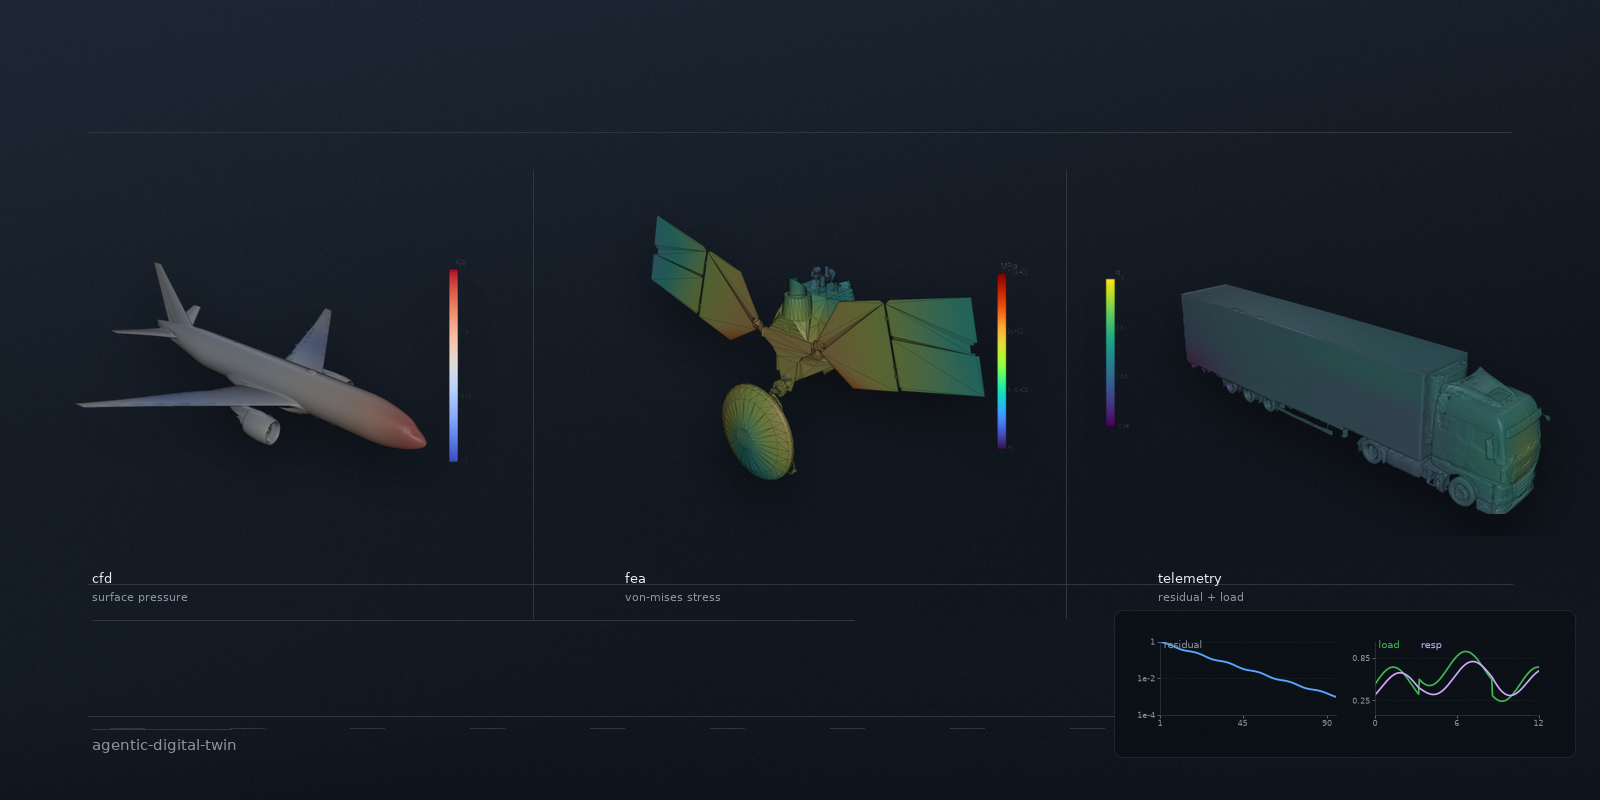

Here is the Python script that generated this plot:
# /// script
# dependencies = [
#   "matplotlib",
#   "numpy",
#   "pillow",
#   "pyvista",
# ]
# ///

from __future__ import annotations

from array import array
from dataclasses import dataclass
from pathlib import Path
import io
import json
import os
import struct

import matplotlib

matplotlib.use("Agg")

from matplotlib import font_manager
import matplotlib.pyplot as plt
import numpy as np
from PIL import Image, ImageDraw, ImageFilter, ImageFont


# Model sources and licenses:
# - aircraft: NASA Airborne Science Program, "B777 - LaRC",
#   https://airbornescience.nasa.gov/3d-models/ and direct model
#   https://airbornescience.nasa.gov/3d-models/models/B777_LARC_AIR_0626.glb
#   License/use: NASA media guidelines. NASA 3D model polygon data and texture
#   maps are generally not subject to copyright in the United States; NASA
#   should be acknowledged and endorsement must not be implied.
# - spacecraft: NASA/JPL-Caltech, "Mars Reconnaissance Orbiter, 3D Model",
#   https://science.nasa.gov/resource/mars-reconnaissance-orbiter-3d-model/
#   direct model:
#   https://assets.science.nasa.gov/content/dam/science/psd/mars/resources/gltf_files/24884_MRO.glb
#   License/use: NASA media guidelines. NASA 3D model polygon data and texture
#   maps are generally not subject to copyright in the United States; NASA
#   should be acknowledged and endorsement must not be implied.
# - truck: Artec 3D, "Semi-trailer truck",
#   https://www.artec3d.com/3d-models/semi-trailer-truck and direct model
#   https://cdn.artec3d.com/content-hub-3dmodels/truck.zip?VersionId=rXdmdvKc7U9APKSKOVXygNcqO8QEWe5a
#   License/use: Creative Commons Attribution 3.0 Unported, attribution to
#   Artec 3D. The extracted archive also includes truck/license.txt.


WIDTH = 1600
HEIGHT = 800
DPI = 100
BG = "#0d1117"
BG_RGB = (13, 17, 23)
INK = "#e6edf3"
FG = "#c9d1d9"
MUTED = "#8b949e"
GRID = "#30363d"
ACCENT = "#58a6ff"
MODEL_DIR = Path(__file__).resolve().parent / "models"
COLUMN_LEFTS = (0, WIDTH // 3, (WIDTH * 2) // 3, WIDTH)
MODEL_Y = 136
LABEL_Y = 570
CHART_PANEL_SIZE = (462, 148)


@dataclass(frozen=True)
class ModelAudit:
    key: str
    title: str
    path: str
    source_url: str
    license: str
    triangles: int
    render_triangles: int | None = None


@dataclass(frozen=True)
class Rendered:
    aircraft: Image.Image
    spacecraft: Image.Image
    truck: Image.Image
    audits: tuple[ModelAudit, ...]


def png_size(path: Path) -> tuple[int, int]:
    with path.open("rb") as fh:
        header = fh.read(24)
    return struct.unpack(">II", header[16:24])


def hex_to_rgba(hex_color: str, alpha: int = 255) -> tuple[int, int, int, int]:
    hex_color = hex_color.lstrip("#")
    return (
        int(hex_color[0:2], 16),
        int(hex_color[2:4], 16),
        int(hex_color[4:6], 16),
        alpha,
    )


def load_font(size: int, weight: str = "regular") -> ImageFont.FreeTypeFont:
    props = font_manager.FontProperties(family="DejaVu Sans", weight=weight)
    path = font_manager.findfont(props, fallback_to_default=True)
    return ImageFont.truetype(path, size=size)


def require_file(path: Path) -> Path:
    if not path.exists():
        raise FileNotFoundError(f"required real model file missing: {path}")
    if path.stat().st_size == 0:
        raise ValueError(f"required real model file is empty: {path}")
    return path


def make_background() -> Image.Image:
    yy, xx = np.mgrid[0:HEIGHT, 0:WIDTH]
    base = np.array(BG_RGB, dtype=float)
    vertical = (1.0 - yy / HEIGHT)[:, :, None] * np.array([7.0, 9.0, 12.0])
    diagonal = np.clip(1.0 - (0.62 * xx / WIDTH + 0.85 * yy / HEIGHT), 0, 1)[:, :, None]
    diagonal = diagonal * np.array([10.0, 14.0, 18.0])
    lower_band = np.exp(-((yy - 690) / 180) ** 2)[:, :, None] * np.array([3.0, 5.0, 7.0])
    rng = np.random.default_rng(31)
    noise = rng.normal(0, 1.25, size=(HEIGHT, WIDTH, 1))
    arr = np.clip(base + vertical + diagonal + lower_band + noise, 0, 255).astype(np.uint8)
    return Image.fromarray(arr, "RGB").convert("RGBA")


def add_background_lines(image: Image.Image) -> None:
    draw = ImageDraw.Draw(image, "RGBA")
    for y, alpha in ((132, 38), (584, 32), (716, 34)):
        draw.line((88, y, WIDTH - 88, y), fill=hex_to_rgba(GRID, alpha), width=1)
    for x in COLUMN_LEFTS[1:-1]:
        draw.line((x, 170, x, 618), fill=hex_to_rgba(GRID, 16), width=1)
    for x in range(110, WIDTH - 80, 120):
        draw.line((x, 728, x + 34, 728), fill=hex_to_rgba(GRID, 22), width=1)


def paste_with_shadow(base: Image.Image, overlay: Image.Image, xy: tuple[int, int], shadow_offset=(0, 22)) -> None:
    overlay = overlay.convert("RGBA")
    alpha = overlay.getchannel("A")
    if alpha.getextrema() == (255, 255):
        base.alpha_composite(overlay, xy)
        return
    shadow_alpha = alpha.filter(ImageFilter.GaussianBlur(26)).point(lambda p: int(p * 0.45))
    shadow = Image.new("RGBA", overlay.size, (0, 0, 0, 0))
    shadow.putalpha(shadow_alpha)
    base.alpha_composite(shadow, (xy[0] + shadow_offset[0], xy[1] + shadow_offset[1]))
    base.alpha_composite(overlay, xy)


def resize_render(image: Image.Image, size: tuple[int, int]) -> Image.Image:
    return image.convert("RGBA").resize(size, Image.Resampling.LANCZOS)


def setup_pyvista(size: tuple[int, int]):
    import pyvista as pv

    os.environ.setdefault("PYVISTA_OFF_SCREEN", "true")
    pv.OFF_SCREEN = True
    pv.global_theme.background = BG
    pv.global_theme.font.color = FG
    plotter = pv.Plotter(off_screen=True, window_size=(size[0] * 2, size[1] * 2), lighting="none")
    plotter.set_background(BG)
    try:
        plotter.enable_anti_aliasing("ssaa")
    except Exception:
        plotter.enable_anti_aliasing("msaa")
    try:
        plotter.enable_eye_dome_lighting()
    except Exception:
        pass
    return plotter, pv


def add_lighting(plotter, pv, key=(5.0, -6.0, 5.0), fill=(-4.0, 3.0, 3.0), rim=(0.0, 5.0, 4.0)) -> None:
    plotter.add_light(pv.Light(position=key, focal_point=(0, 0, 0), intensity=1.22, color="#ffffff"))
    plotter.add_light(pv.Light(position=fill, focal_point=(0, 0, 0), intensity=0.44, color="#9ecbff"))
    plotter.add_light(pv.Light(position=rim, focal_point=(0, 0, 0), intensity=0.32, color="#d2a8ff"))


def scalar_bar_args(title: str, pos=(0.86, 0.22), height=0.50) -> dict:
    return {
        "title": title,
        "title_font_size": 18,
        "label_font_size": 14,
        "n_labels": 4,
        "fmt": "%.2g",
        "color": FG,
        "position_x": pos[0],
        "position_y": pos[1],
        "width": 0.050,
        "height": height,
        "vertical": True,
        "font_family": "arial",
    }


def screenshot_plotter(plotter, final_size: tuple[int, int]) -> Image.Image:
    arr = plotter.screenshot(return_img=True, transparent_background=True)
    plotter.close()
    mode = "RGB" if arr.ndim == 3 and arr.shape[2] == 3 else "RGBA"
    image = Image.fromarray(arr, mode).convert("RGBA")
    return image.resize(final_size, Image.Resampling.LANCZOS)


def collect_surfaces(dataset) -> list:
    import pyvista as pv

    if isinstance(dataset, pv.MultiBlock):
        meshes = []
        for block in dataset:
            if block is not None:
                meshes.extend(collect_surfaces(block))
        return meshes
    if getattr(dataset, "n_points", 0) == 0:
        return []
    return [dataset.extract_surface(algorithm="dataset_surface").triangulate()]


def merge_meshes(meshes: list):
    if not meshes:
        raise ValueError("model loaded but did not contain polygonal mesh data")
    mesh = meshes[0].copy(deep=True)
    for other in meshes[1:]:
        mesh = mesh.merge(other, merge_points=False)
    return safe_normals(mesh.clean().triangulate())


def safe_normals(mesh):
    try:
        return mesh.compute_normals(
            point_normals=True,
            cell_normals=False,
            consistent_normals=True,
            auto_orient_normals=True,
            non_manifold_traversal=False,
        )
    except Exception:
        return mesh


def load_pyvista_model(path: Path):
    import pyvista as pv

    require_file(path)
    dataset = pv.read(path)
    mesh = merge_meshes(collect_surfaces(dataset))
    if mesh.n_cells <= 0 or mesh.n_points <= 0:
        raise ValueError(f"model did not load into usable triangles: {path}")
    return mesh


def normalize_points(points: np.ndarray, axes: tuple[int, int, int], target_extent: float) -> np.ndarray:
    pts = points[:, axes].astype(float, copy=True)
    center = (pts.min(axis=0) + pts.max(axis=0)) / 2.0
    pts -= center
    max_extent = float((pts.max(axis=0) - pts.min(axis=0)).max())
    if max_extent <= 0:
        raise ValueError("mesh has zero extent after loading")
    pts *= target_extent / max_extent
    return pts


def orient_mesh(mesh, axes: tuple[int, int, int], target_extent: float, flip_x: bool = False, z_offset: float = 0.0):
    out = mesh.copy(deep=True)
    pts = normalize_points(out.points, axes, target_extent)
    if flip_x:
        pts[:, 0] *= -1
    pts[:, 2] += z_offset
    out.points = pts
    return safe_normals(out)


def aircraft_cp(points: np.ndarray) -> np.ndarray:
    x, y, z = points[:, 0], points[:, 1], points[:, 2]
    x0 = (x - x.min()) / max(float(x.max() - x.min()), 1e-9)
    y_abs = np.abs(y)
    span = max(float(y_abs.max()), 1e-9)
    top = np.clip((z - np.percentile(z, 42)) / max(np.ptp(z), 1e-9), 0, 1)
    nose_pressure = 1.05 * np.exp(-((x0 - 0.98) / 0.12) ** 2 - (y_abs / 0.75) ** 2)
    wing_band = np.exp(-(((y_abs / span) - 0.52) / 0.27) ** 2 - ((x0 - 0.50) / 0.32) ** 2)
    wing_suction = -1.28 * wing_band * (0.70 + 0.30 * top)
    wing_leading = 0.58 * np.exp(-(((y_abs / span) - 0.50) / 0.30) ** 2 - ((x0 - 0.67) / 0.13) ** 2)
    fuselage_suction = -0.82 * np.exp(-((x0 - 0.56) / 0.34) ** 2) * (0.35 + 0.65 * top)
    tail = -0.45 * np.exp(-((x0 - 0.12) / 0.16) ** 2 - (y_abs / 0.72) ** 2)
    ripple = 0.14 * np.sin(4.2 * y + 1.4 * x)
    return np.clip(nose_pressure + wing_suction + wing_leading + fuselage_suction + tail + ripple, -1.65, 1.10)


def mro_vm(points: np.ndarray) -> np.ndarray:
    x, y, z = points[:, 0], points[:, 1], points[:, 2]
    x_abs = np.abs(x)
    x_span = max(float(x_abs.max()), 1e-9)
    y_span = max(float(np.abs(y).max()), 1e-9)
    z_span = max(float(np.ptp(z)), 1e-9)
    core = 112.0 * np.exp(-(x / 1.18) ** 2 - (y / 1.05) ** 2 - (z / 1.25) ** 2)
    panel_roots = 175.0 * np.exp(-((x_abs - 1.08) / 0.38) ** 2 - (y / 0.72) ** 2 - ((z - 0.16) / 1.4) ** 2)
    panel_modes = 84.0 * (x_abs / x_span) ** 1.35 * (0.48 + 0.52 * np.sin(2.9 * x + 1.1 * z) ** 2)
    antenna = 128.0 * np.exp(-((y + 0.56 * y_span) / 0.64) ** 2 - ((x + 0.15) / 1.55) ** 2 - ((z + 0.12 * z_span) / 1.10) ** 2)
    bus_corners = 62.0 * (np.sin(2.6 * x) ** 2 + 0.58 * np.cos(3.2 * y + 0.7 * z) ** 2)
    return np.clip(45.0 + core + panel_roots + panel_modes + antenna + bus_corners, 45, 420)


def truck_q(points: np.ndarray) -> np.ndarray:
    x, y, z = points[:, 0], points[:, 1], points[:, 2]
    x0 = (x - x.min()) / max(float(x.max() - x.min()), 1e-9)
    z0 = (z - z.min()) / max(float(z.max() - z.min()), 1e-9)
    stagnation = 0.94 * np.exp(-((x0 - 0.96) / 0.10) ** 2 - (y / 0.58) ** 2 - ((z0 - 0.48) / 0.38) ** 2)
    roof = 0.36 * np.exp(-((z0 - 0.88) / 0.16) ** 2 - ((x0 - 0.72) / 0.24) ** 2)
    wake = -0.52 * np.exp(-((x0 - 0.05) / 0.17) ** 2 - (z0 / 0.50) ** 2)
    flank = 0.16 * np.cos(2.9 * y) + 0.10 * np.sin(5.0 * x0)
    return np.clip(stagnation + roof + wake + flank, -0.58, 1.30)


def add_scalar(mesh, name: str, values: np.ndarray):
    out = mesh.copy(deep=True)
    out.point_data[name] = values.astype(np.float32)
    return out


def render_mesh(
    mesh,
    scalar: str,
    cmap: str,
    clim: tuple[float, float],
    bar_title: str,
    size: tuple[int, int],
    camera_position,
    zoom: float,
    bar_pos=(0.86, 0.22),
    bar_height=0.50,
    show_edges: bool = False,
) -> Image.Image:
    plotter, pv = setup_pyvista(size)
    add_lighting(plotter, pv)
    plotter.add_mesh(
        mesh,
        scalars=scalar,
        cmap=cmap,
        clim=clim,
        smooth_shading=True,
        split_sharp_edges=True,
        pbr=True,
        metallic=0.04,
        roughness=0.46,
        ambient=0.18,
        diffuse=0.72,
        specular=0.36,
        specular_power=34,
        show_edges=show_edges,
        edge_color="#dbe7ff",
        line_width=0.16,
        scalar_bar_args=scalar_bar_args(bar_title, pos=bar_pos, height=bar_height),
    )
    plotter.camera_position = camera_position
    plotter.camera.zoom(zoom)
    return screenshot_plotter(plotter, size)


def build_truck_cache(obj_path: Path, cache_path: Path, meta_path: Path, cell: float = 60.0):
    import pyvista as pv

    require_file(obj_path)
    print(f"building truck render mesh cache from {obj_path.name} at {cell:g} mm cells")
    vertex_map = array("I", [0])
    clusters: dict[tuple[int, int, int], int] = {}
    sums: list[list[float]] = []
    counts: list[int] = []
    original_vertices = 0

    with obj_path.open("r", encoding="utf-8", errors="ignore") as fh:
        for line in fh:
            if not line.startswith("v "):
                continue
            _, xs, ys, zs = line.split()[:4]
            x, y, z = float(xs), float(ys), float(zs)
            key = (round(x / cell), round(y / cell), round(z / cell))
            idx = clusters.get(key)
            if idx is None:
                idx = len(sums)
                clusters[key] = idx
                sums.append([x, y, z])
                counts.append(1)
            else:
                sums[idx][0] += x
                sums[idx][1] += y
                sums[idx][2] += z
                counts[idx] += 1
            vertex_map.append(idx)
            original_vertices += 1

    points = np.asarray(sums, dtype=np.float32)
    points /= np.asarray(counts, dtype=np.float32)[:, None]

    seen: set[tuple[int, int, int]] = set()
    faces: list[tuple[int, int, int]] = []
    original_triangles = 0
    degenerate = 0

    def obj_index(token: str) -> int:
        raw = int(token.split("/")[0])
        return raw if raw >= 0 else original_vertices + raw + 1

    with obj_path.open("r", encoding="utf-8", errors="ignore") as fh:
        for line in fh:
            if not line.startswith("f "):
                continue
            vertices = [vertex_map[obj_index(part)] for part in line.split()[1:]]
            if len(vertices) < 3:
                continue
            for i in range(1, len(vertices) - 1):
                tri = (vertices[0], vertices[i], vertices[i + 1])
                original_triangles += 1
                if tri[0] == tri[1] or tri[1] == tri[2] or tri[0] == tri[2]:
                    degenerate += 1
                    continue
                key = tuple(sorted(tri))
                if key in seen:
                    continue
                seen.add(key)
                faces.append(tri)

    face_data = np.empty((len(faces), 4), dtype=np.int64)
    face_data[:, 0] = 3
    face_data[:, 1:] = np.asarray(faces, dtype=np.int64)
    mesh = safe_normals(pv.PolyData(points, face_data.ravel()).clean().triangulate())
    mesh.save(cache_path)
    meta = {
        "source": str(obj_path),
        "cell_mm": cell,
        "original_vertices": original_vertices,
        "original_triangles": original_triangles,
        "degenerate_after_clustering": degenerate,
        "render_vertices": int(mesh.n_points),
        "render_triangles": int(mesh.n_cells),
    }
    meta_path.write_text(json.dumps(meta, indent=2), encoding="utf-8")
    return mesh, meta


def load_truck_render_mesh():
    import pyvista as pv

    obj_path = MODEL_DIR / "truck" / "Truck.obj"
    cache_path = MODEL_DIR / "truck" / "Truck_clustered_60mm.vtp"
    meta_path = MODEL_DIR / "truck" / "Truck_clustered_60mm.json"
    if cache_path.exists() and meta_path.exists():
        mesh = pv.read(cache_path).extract_surface(algorithm="dataset_surface").triangulate()
        if mesh.n_cells <= 0:
            raise ValueError(f"cached truck mesh is invalid: {cache_path}")
        return safe_normals(mesh), json.loads(meta_path.read_text())
    return build_truck_cache(obj_path, cache_path, meta_path)


def render_aircraft() -> tuple[Image.Image, ModelAudit]:
    path = MODEL_DIR / "b777_larc_air_0626.glb"
    mesh = orient_mesh(load_pyvista_model(path), axes=(2, 0, 1), target_extent=5.5, flip_x=False)
    mesh = add_scalar(mesh, "Cp", aircraft_cp(mesh.points))
    image = render_mesh(
        mesh,
        scalar="Cp",
        cmap="coolwarm",
        clim=(-1.65, 1.10),
        bar_title="Cp",
        size=(690, 505),
        camera_position=[(5.7, -5.9, 3.0), (0.05, 0.0, 0.05), (0, 0, 1)],
        zoom=0.86,
        bar_pos=(0.865, 0.22),
        bar_height=0.48,
    )
    return image, ModelAudit(
        key="aircraft",
        title="NASA B777 - LaRC",
        path=str(path.relative_to(Path(__file__).resolve().parent)),
        source_url="https://airbornescience.nasa.gov/3d-models/models/B777_LARC_AIR_0626.glb",
        license="NASA media guidelines; generally not subject to US copyright",
        triangles=int(mesh.n_cells),
    )


def render_spacecraft() -> tuple[Image.Image, ModelAudit]:
    path = MODEL_DIR / "mars_reconnaissance_orbiter_a.glb"
    mesh = orient_mesh(load_pyvista_model(path), axes=(0, 1, 2), target_extent=5.0, flip_x=False, z_offset=-0.05)
    mesh = add_scalar(mesh, "vm", mro_vm(mesh.points))
    image = render_mesh(
        mesh,
        scalar="vm",
        cmap="turbo",
        clim=(45, 420),
        bar_title="MPa",
        size=(620, 500),
        camera_position=[(5.3, -5.9, 3.45), (0, 0, 0.05), (0, 0, 1)],
        zoom=0.98,
        bar_pos=(0.895, 0.25),
        bar_height=0.44,
        show_edges=True,
    )
    return image, ModelAudit(
        key="spacecraft",
        title="NASA Mars Reconnaissance Orbiter GLB",
        path=str(path.relative_to(Path(__file__).resolve().parent)),
        source_url="https://science.nasa.gov/resource/mars-reconnaissance-orbiter-3d-model/",
        license="NASA/JPL-Caltech; NASA media guidelines",
        triangles=int(mesh.n_cells),
    )


def render_truck() -> tuple[Image.Image, ModelAudit]:
    mesh, meta = load_truck_render_mesh()
    mesh = orient_mesh(mesh, axes=(1, 0, 2), target_extent=5.6, flip_x=False, z_offset=-0.28)
    mesh = add_scalar(mesh, "q", truck_q(mesh.points))
    image = render_mesh(
        mesh,
        scalar="q",
        cmap="viridis",
        clim=(-0.58, 1.30),
        bar_title="q",
        size=(620, 440),
        camera_position=[(5.0, -5.1, 2.8), (0.04, 0, 0.28), (0, 0, 1)],
        zoom=0.90,
        bar_pos=(0.045, 0.24),
        bar_height=0.44,
    )
    return image, ModelAudit(
        key="truck",
        title="Artec 3D Semi-trailer truck",
        path="models/truck/Truck.obj",
        source_url="https://www.artec3d.com/3d-models/semi-trailer-truck",
        license="Creative Commons Attribution 3.0 Unported; attribute Artec 3D",
        triangles=int(meta["original_triangles"]),
        render_triangles=int(meta["render_triangles"]),
    )


def render_all() -> Rendered:
    aircraft, aircraft_audit = render_aircraft()
    spacecraft, spacecraft_audit = render_spacecraft()
    truck, truck_audit = render_truck()
    return Rendered(aircraft, spacecraft, truck, (aircraft_audit, spacecraft_audit, truck_audit))


def mpl_render_to_image(fig: plt.Figure) -> Image.Image:
    buf = io.BytesIO()
    fig.savefig(buf, format="png", dpi=DPI, transparent=True, facecolor=(0, 0, 0, 0), edgecolor=(0, 0, 0, 0))
    plt.close(fig)
    buf.seek(0)
    return Image.open(buf).convert("RGBA")


def style_chart_axis(ax: plt.Axes) -> None:
    ax.set_facecolor((0, 0, 0, 0))
    ax.tick_params(axis="both", colors=MUTED, labelsize=6, width=0.45, length=2.5, pad=1)
    ax.spines["top"].set_visible(False)
    ax.spines["right"].set_visible(False)
    for side in ("bottom", "left"):
        ax.spines[side].set_color(GRID)
        ax.spines[side].set_linewidth(0.55)
    ax.grid(True, which="major", axis="y", color=GRID, linewidth=0.45, alpha=0.35)


def render_charts(size=(510, 136)) -> Image.Image:
    w, h = size
    fig = plt.figure(figsize=(w / DPI, h / DPI), dpi=DPI, facecolor=(0, 0, 0, 0))
    ax1 = fig.add_axes([0.07, 0.24, 0.41, 0.62])
    ax2 = fig.add_axes([0.57, 0.24, 0.38, 0.62])
    for ax in (ax1, ax2):
        style_chart_axis(ax)

    iterations = np.arange(1, 96)
    residual = np.exp(-iterations / 13.5) * (1 + 0.10 * np.sin(iterations * 0.38)) + 1.4e-4
    ax1.semilogy(iterations, residual, color=ACCENT, linewidth=1.35)
    ax1.set_xlim(1, 95)
    ax1.set_ylim(1e-4, 1)
    ax1.set_xticks([1, 45, 90])
    ax1.set_yticks([1e-4, 1e-2, 1])
    ax1.set_yticklabels(["1e-4", "1e-2", "1"])
    ax1.text(0.02, 0.91, "residual", transform=ax1.transAxes, color=MUTED, fontsize=7)

    t = np.linspace(0, 12, 260)
    load = 0.48 + 0.24 * np.sin(1.18 * t) + 0.22 * ((t > 3.2) & (t < 8.6))
    response = 0.44 + 0.20 * np.sin(1.18 * t - 0.58) + 0.17 * (1 - np.exp(-0.68 * np.maximum(t - 3.2, 0)))
    response -= 0.12 * (1 - np.exp(-1.05 * np.maximum(t - 8.6, 0)))
    ax2.plot(t, load, color="#3fb950", linewidth=1.2)
    ax2.plot(t, response, color="#d2a8ff", linewidth=1.2)
    ax2.set_xlim(0, 12)
    ax2.set_ylim(0.05, 1.08)
    ax2.set_xticks([0, 6, 12])
    ax2.set_yticks([0.25, 0.85])
    ax2.text(0.02, 0.91, "load", transform=ax2.transAxes, color="#3fb950", fontsize=7)
    ax2.text(0.28, 0.91, "resp", transform=ax2.transAxes, color="#d2a8ff", fontsize=7)
    return mpl_render_to_image(fig)


def draw_text_layer(image: Image.Image) -> None:
    draw = ImageDraw.Draw(image, "RGBA")
    label_font = load_font(13, "regular")
    small_font = load_font(11, "regular")
    wordmark_font = load_font(15, "regular")
    labels = [
        ((COLUMN_LEFTS[0] + 92, LABEL_Y), "cfd", "surface pressure"),
        ((COLUMN_LEFTS[1] + 92, LABEL_Y), "fea", "von-mises stress"),
        ((COLUMN_LEFTS[2] + 92, LABEL_Y), "telemetry", "residual + load"),
    ]
    for (x, y), main, detail in labels:
        draw.text((x, y), main, fill=hex_to_rgba(INK, 224), font=label_font)
        draw.text((x, y + 20), detail, fill=hex_to_rgba(MUTED, 176), font=small_font)
    draw.text((92, 736), "agentic-digital-twin", fill=hex_to_rgba(MUTED, 214), font=wordmark_font)
    draw.line((92, 729, 231, 729), fill=hex_to_rgba(GRID, 90), width=1)


def centered_column_xy(column: int, size: tuple[int, int], y: int = MODEL_Y) -> tuple[int, int]:
    left = COLUMN_LEFTS[column]
    right = COLUMN_LEFTS[column + 1]
    return (left + (right - left - size[0]) // 2, y)


def composite(rendered: Rendered) -> Image.Image:
    canvas = make_background()
    add_background_lines(canvas)
    draw = ImageDraw.Draw(canvas, "RGBA")

    aircraft_size = (500, 420)
    spacecraft_size = (500, 420)
    truck_size = (500, 356)
    aircraft = resize_render(rendered.aircraft, aircraft_size)
    spacecraft = resize_render(rendered.spacecraft, spacecraft_size)
    truck = resize_render(rendered.truck, truck_size)
    charts = render_charts((430, 118))

    paste_with_shadow(canvas, aircraft, centered_column_xy(0, aircraft_size))
    paste_with_shadow(canvas, spacecraft, centered_column_xy(1, spacecraft_size))
    paste_with_shadow(canvas, truck, centered_column_xy(2, truck_size, y=158))

    chart_panel = Image.new("RGBA", CHART_PANEL_SIZE, (0, 0, 0, 0))
    panel_draw = ImageDraw.Draw(chart_panel, "RGBA")
    panel_draw.rounded_rectangle(
        (0, 0, CHART_PANEL_SIZE[0] - 1, CHART_PANEL_SIZE[1] - 1),
        radius=8,
        fill=(9, 13, 19, 172),
        outline=hex_to_rgba(GRID, 122),
        width=1,
    )
    chart_panel.alpha_composite(charts, (16, 15))
    canvas.alpha_composite(chart_panel, (WIDTH - CHART_PANEL_SIZE[0] - 24, 610))

    draw.line((92, 620, 854, 620), fill=hex_to_rgba(GRID, 34), width=1)
    draw_text_layer(canvas)
    return canvas


def print_audit(audits: tuple[ModelAudit, ...]) -> None:
    for audit in audits:
        count = f"{audit.triangles:,}"
        if audit.render_triangles is not None:
            count = f"{count} source; {audit.render_triangles:,} render-cache"
        print(f"{audit.key}: {audit.title}")
        print(f"  file: {audit.path}")
        print(f"  triangles: {count}")
        print(f"  source: {audit.source_url}")
        print(f"  license: {audit.license}")


def main() -> None:
    out = Path(__file__).resolve().with_name("hero.png")
    rendered = render_all()
    image = composite(rendered).convert("RGB")
    image.save(out, "PNG", optimize=True)
    width, height = png_size(out)
    print_audit(rendered.audits)
    print("renderer: pyvista/vtk off-screen")
    print(f"wrote {out} ({width}x{height}px)")


if __name__ == "__main__":
    main()
